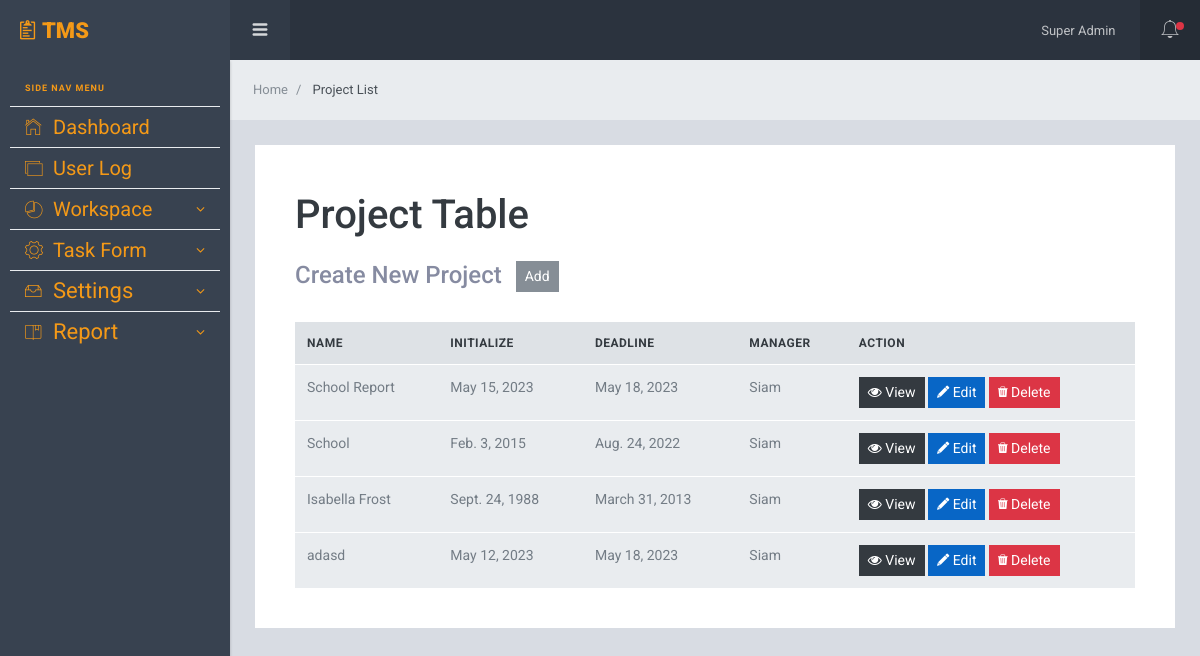
The page /project/project/list/ on the database as committed earlier.
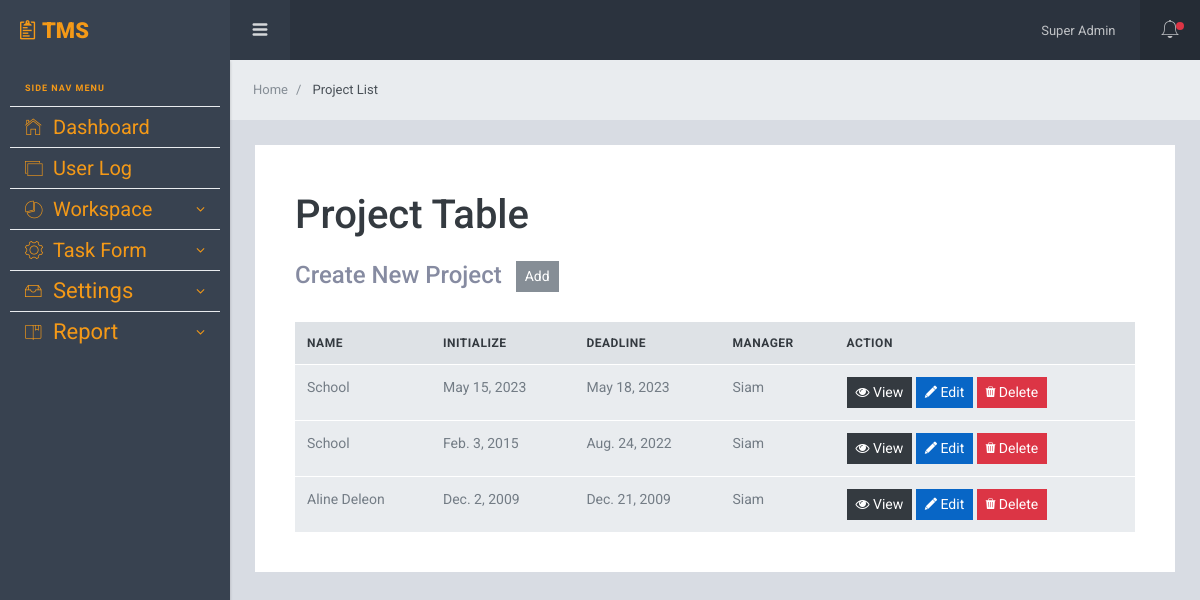
The same page on the database as committed later.
### App_Project/models.py (models this page shows, shortened)
class Project(models.Model):
    name = models.CharField(max_length=255)
    description = models.TextField(max_length=500, blank=True, null=True)
    start_date = models.DateField()
    end_date = models.DateField()
    manager = models.ForeignKey(Employee, on_delete=models.CASCADE, related_name='managed_projects')
    employees = models.ManyToManyField(Employee, related_name='projects')

### App_User/models.py (models this page shows)
class Employee(models.Model):
    user = models.OneToOneField(User, on_delete=models.CASCADE)
    profile = models.ForeignKey(UserProfile, on_delete=models.CASCADE)
    is_active = models.BooleanField(default=True)
    def __str__(self):
        return self.user.username

### App_Project/views.py (the view)
# urls.py: path('project/list/', views.ProjectList.as_view(), name='project_list'),
class ProjectList(ListView):
    context_object_name = 'projects'
    model = Project
    template_name = 'App_Project/project_list.html'

### templates/App_Project/project_list.html
{% extends 'layouts/base.html' %}
{% block span_block %}
    Project List
{% endblock span_block %}
{% block body_block %}
<div class="card pd-20 pd-sm-40">
  <h3 class="card-body-title"><h1 class="text-dark">Project Table</h1></h3>
  <div>
    <h4 class="mt-3 mg-b-20 mg-sm-b-30">Create New Project <button class=" btn btn-sm btn-secondary ml-2"><a class="text-white" href="{% url 'App_Project:create_project' %}">Add</a>   </button>
    </h4>
  </div>
  <div class="table-responsive">
    <table class="table mg-b-0">
      <thead>
        <tr>
          <th>Name</th>
          <th>Initialize</th>
          <th>Deadline</th>
          <th>Manager</th>
          <th>Action</th>
        </tr>
      </thead>
      <tbody>
      {% if projects %}
        {% for project in projects %}
        <tr>
          <td>{{ project.name }}</td>
          <td>{{ project.start_date }}</td>
          <td>{{ project.end_date }}</td>
          <td>{{ project.manager }}</td>
          <td>
             <button class="btn btn-sm btn-dark">
              <a class="text-white" href="{% url 'App_Project:project_detail' project.pk %}"><i class="fa fa-eye" ></i> View</a>
             </button>
             <button class="btn btn-sm btn-primary">
              <a class="text-white" href="{% url 'App_Project:update_project' project.pk %}"><i class="icon ion-edit" ></i> Edit</a>
             </button>
             <button class="btn btn-sm btn-danger">
              <a class="text-white" href="{% url 'App_Project:delete_project' project.pk %}"><i class="icon ion-trash-a" ></i> Delete</a>
             </button>
          </td>
        </tr>
        {% endfor %}
        {% else %}
        <tr><td>No Projects Found.</td> </tr>
      {% endif %}
      </tbody>
    </table>
  </div>
</div>
{% endblock body_block %}

### templates/layouts/base.html (shortened to what this page needs)
{% load static %}
<!DOCTYPE html>
<html lang="en">
  <head>
    <link href="{% static 'assets/lib/font-awesome/css/font-awesome.css' %}" rel="stylesheet">
    <link href="{% static 'assets/lib/Ionicons/css/ionicons.css' %}" rel="stylesheet">
    <link href="{% static 'assets/lib/perfect-scrollbar/css/perfect-scrollbar.css' %}" rel="stylesheet">
    <link href="{% static 'assets/lib/rickshaw/rickshaw.min.css' %}" rel="stylesheet">
    <link rel="stylesheet" href="https://cdn.jsdelivr.net/npm/tempusdominus-bootstrap-4@5.39.0/css/tempusdominus-bootstrap-4.min.css">
</head>
    <link rel="stylesheet" href="{% static 'assets/css/app.css' %}">
    <link rel="stylesheet" href="{% static 'assets/css/custom.css' %}">
  </head>
  <body>
    <section id="container">
      {% include 'layouts/navbar.html' %}
      {% include 'layouts/sidebar.html' %}
      <div class="sl-mainpanel">
        <nav class="breadcrumb sl-breadcrumb">
          <a class="breadcrumb-item" href="{% url 'App_User:home' %}">Home</a>
          <span class="breadcrumb-item active">
            {% block span_block %}{% endblock span_block %}
          </span>
        </nav>
        <div class="sl-pagebody">
            {% block body_block %}
            {% endblock body_block %}
         </div>
      </div>
    </section>
</body>
</html>

### templates/layouts/navbar.html (shortened to what this page needs)
{% load static %}
    <div class="sl-header">
        <div class="sl-header-left">
          <div class="navicon-left hidden-md-down"><a id="btnLeftMenu" href=""><i class="icon ion-navicon-round"></i></a></div>
        </div>
        <div class="sl-header-right">
          <nav class="nav">
            <div class="dropdown">
              <a href="" class="nav-link nav-link-profile" data-toggle="dropdown">
                <span class="logged-name">Super<span class="hidden-md-down"> Admin</span></span>
              </a>
            </div>
          </nav>
          <div class="navicon-right">
            <a id="btnRightMenu" href="" class="pos-relative">
              <i class="icon ion-ios-bell-outline"></i>
              <span class="square-8 bg-danger"></span>
            </a>
          </div>
        </div>
      </div>

### templates/layouts/sidebar.html (shortened to what this page needs)
{% load static %}
    <div class="sl-logo"><a href="{% url 'App_User:home' %}"><i class="icon ion-clipboard text-warning"></i><b class="text-warning tx-22"> TMS </b></a></div>
    <div class="sl-sideleft">
      <label class="sidebar-label text-warning">Side Nav Menu</label>
      <div class="sl-sideleft-menu">
        <a href="{% url 'App_User:home' %}" class="sl-menu-link text-warning">
          <div class="sl-menu-item tx-15">
            <i class="menu-item-icon icon ion-ios-home-outline tx-22" ></i>
            <span class="menu-item-label tx-20">Dashboard</span>
          </div>
        </a>
        <a href="#" class="sl-menu-link text-warning">
          <div class="sl-menu-item">
            <i class="menu-item-icon icon ion-ios-photos-outline tx-20"></i>
            <span class="menu-item-label tx-20">User Log</span>
          </div>
        </a>
        <a href="" class="sl-menu-link text-warning">
          <div class="sl-menu-item">
            <i class="menu-item-icon ion-ios-pie-outline tx-20"></i>
            <span class="menu-item-label tx-20">Workspace</span>
            <i class="menu-item-arrow fa fa-angle-down"></i>
          </div>
        </a>
        <a href="#" class="sl-menu-link text-warning">
          <div class="sl-menu-item">
            <i class="menu-item-icon icon ion-ios-gear-outline tx-24"></i>
            <span class="menu-item-label tx-20">Task Form</span>
            <i class="menu-item-arrow fa fa-angle-down"></i>
          </div>
        </a>
        <a href="" class="sl-menu-link text-warning">
          <div class="sl-menu-item">
            <i class="menu-item-icon icon ion-ios-filing-outline tx-24"></i>
            <span class="menu-item-label tx-22">Settings</span>
            <i class="menu-item-arrow fa fa-angle-down"></i>
          </div>
        </a>
        <a href="" class="sl-menu-link text-warning">
          <div class="sl-menu-item">
            <i class="menu-item-icon icon ion-ios-bookmarks-outline tx-20"></i>
            <span class="menu-item-label tx-22">Report</span>
            <i class="menu-item-arrow fa fa-angle-down"></i>
          </div>
        </a>
      </div>
      <br>
    </div>

### static/assets/css/custom.css (style rules this page uses)
* { cursor: pointer; }
label { font-weight: bold; }

Rows that differ between the two databases and show on the page:
removed Project: name "Isabella Frost", start_date "Sept. 24, 1988", end_date "March 31, 2013", manager "Siam"
removed Project: name "adasd", start_date "May 12, 2023", end_date "May 18, 2023", manager "Siam"
changed Project "May 15, 2023": name "School Report" → "School"
added Project: name "Aline Deleon", start_date "Dec. 2, 2009", end_date "Dec. 21, 2009", manager "Siam"
